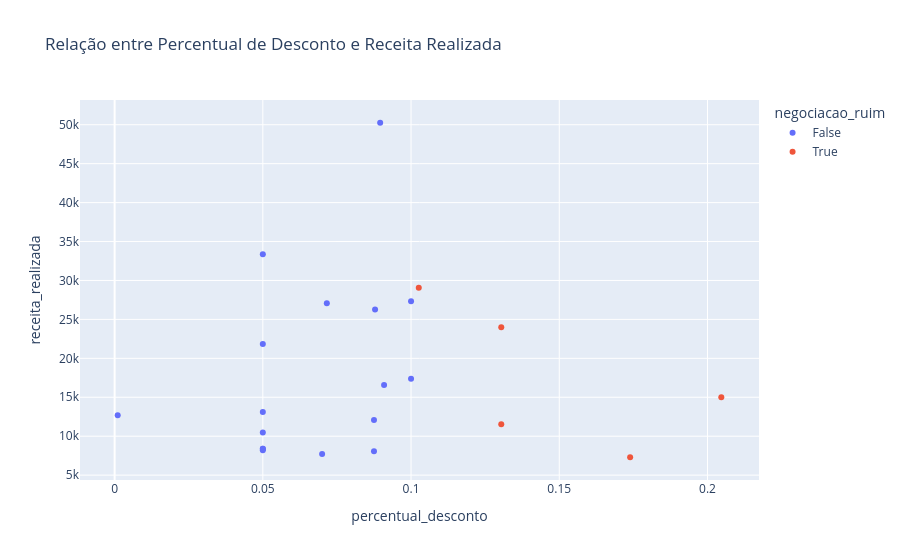

The notebook cell saved with this chart:
### Markdown cell above
Isso mostra que "negociações ruins" têm praticamente o dobro de desconto e mil reais a menos de receita na média.

### Code cell
import plotly.express as px

px.scatter(df_descontos, x="percentual_desconto", y="receita_realizada", color="negociacao_ruim", title="Relação entre Percentual de Desconto e Receita Realizada")

### Figure 1 — Plotly figure (JSON) as saved in the notebook; plotly's stock layout.template omitted (floating-point values rounded to 4 significant figures)
{"data": [{"hovertemplate": "negociacao_ruim=False<br>percentual_desconto=%{x}<br>receita_realizada=%{y}<extra></extra>", "legendgroup": "False", "marker": {"color": "#636efa", "symbol": "circle"}, "mode": "markers", "name": "False", "orientation": "v", "showlegend": true, "type": "scatter", "x": [0.07, 0.05, 0.08786, 0.05, 0.05, 0.07159, 0.0875, 0.1, 0.05, 0.09091, 0.1, 0.05, 0.0875, 0.001042, 0.05, 0.08958, 0.05], "xaxis": "x", "y": [7700.0, 10490.0, 26270.0, 8207.0, 33350.0, 27060.0, 8059.0, 27320.0, 21830.0, 16560.0, 17390.0, 13110.0, 12090.0, 12700.0, 8390.0, 50260.0, 8390.0], "yaxis": "y"}, {"hovertemplate": "negociacao_ruim=True<br>percentual_desconto=%{x}<br>receita_realizada=%{y}<extra></extra>", "legendgroup": "True", "marker": {"color": "#EF553B", "symbol": "circle"}, "mode": "markers", "name": "True", "orientation": "v", "showlegend": true, "type": "scatter", "x": [0.1304, 0.1304, 0.1739, 0.1026, 0.2047], "xaxis": "x", "y": [24000.0, 11520.0, 7296.0, 29070.0, 15000.0], "yaxis": "y"}], "layout": {"legend": {"title": {"text": "negociacao_ruim"}, "tracegroupgap": 0}, "title": {"text": "Relação entre Percentual de Desconto e Receita Realizada"}, "xaxis": {"anchor": "y", "domain": [0, 1], "title": {"text": "percentual_desconto"}}, "yaxis": {"anchor": "x", "domain": [0, 1], "title": {"text": "receita_realizada"}}}}
